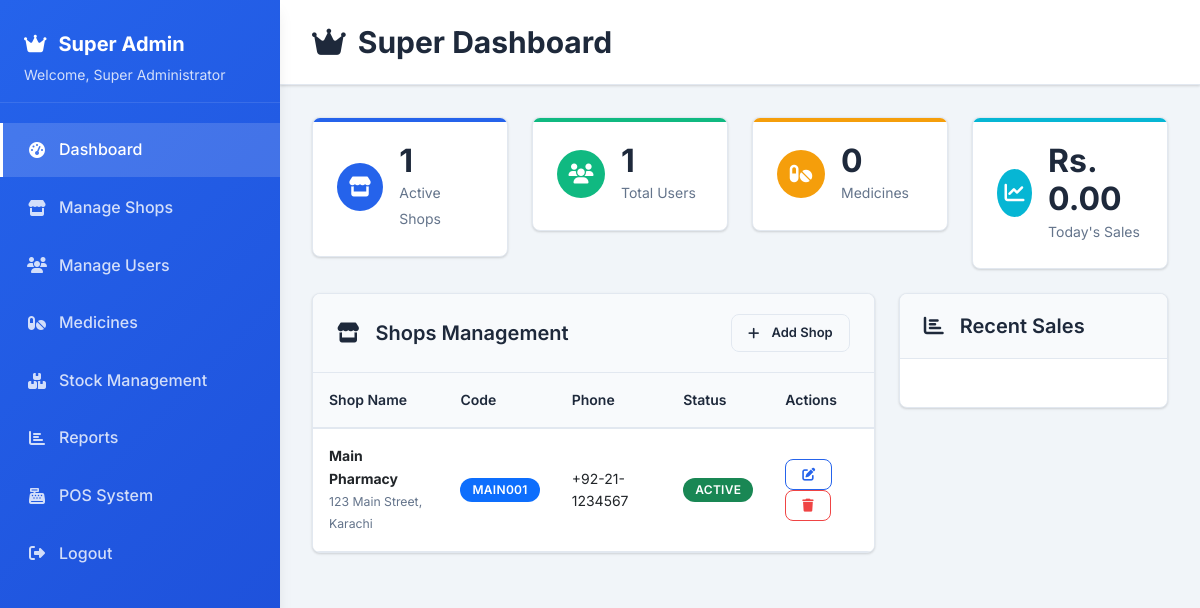
The page /admin/super_dashboard.php (signed in) on the database its author committed.
### tables this page shows
CREATE TABLE shops (
    id INT PRIMARY KEY AUTO_INCREMENT,
    name VARCHAR(200) NOT NULL,
    code VARCHAR(20) UNIQUE NOT NULL,
    address TEXT,
    phone VARCHAR(20),
    email VARCHAR(100),
    license_number VARCHAR(100),
    tax_number VARCHAR(100),
    is_active BOOLEAN DEFAULT TRUE,
    created_at TIMESTAMP DEFAULT CURRENT_TIMESTAMP,
    updated_at TIMESTAMP DEFAULT CURRENT_TIMESTAMP ON UPDATE CURRENT_TIMESTAMP
);

### config/centralized_db.php (called while the page is built, shortened)
<?php
class CentralizedDatabase {
    private $connection;
    private static $instance = null;
    private function __construct() {
        try {
            $this->connection = new PDO(
                "mysql:host=" . DB_HOST . ";dbname=" . DB_NAME . ";charset=utf8mb4",
                DB_USER,
                DB_PASS,
                [
                    PDO::ATTR_ERRMODE => PDO::ERRMODE_EXCEPTION,
                    PDO::ATTR_DEFAULT_FETCH_MODE => PDO::FETCH_ASSOC,
                    PDO::ATTR_EMULATE_PREPARES => false,
                    PDO::MYSQL_ATTR_INIT_COMMAND => "SET NAMES utf8mb4"
                ]
            );
        } catch(PDOException $e) {
            die("Database connection failed: " . $e->getMessage());
        }
    }
    public static function getInstance() {
        if (self::$instance === null) {
            self::$instance = new self();
        }
        return self::$instance;
    }
    public function query($sql, $params = []) {
        $stmt = $this->connection->prepare($sql);
        $stmt->execute($params);
        return $stmt;
    }
}
$db = CentralizedDatabase::getInstance();
?>

### admin/super_dashboard.php (the view, shortened to what this page needs)
<?php
require_once '../config/centralized_db.php';
require_once '../includes/centralized_auth.php';
require_once '../includes/admin_layout.php';
$stats = [
    'total_shops' => $db->query("SELECT COUNT(*) FROM shops WHERE is_active = 1")->fetchColumn(),
    'total_users' => $db->query("SELECT COUNT(*) FROM users WHERE is_active = 1")->fetchColumn(),
    'total_medicines' => $db->query("SELECT COUNT(*) FROM medicines WHERE is_active = 1")->fetchColumn(),
    'today_sales' => $db->query("SELECT COALESCE(SUM(total_amount), 0) FROM sales WHERE DATE(sale_date) = CURDATE()")->fetchColumn()
];
$shops = $db->query("SELECT * FROM shops WHERE is_active = 1 ORDER BY name")->fetchAll();
?>
<div class="row mb-4">
    <div class="col-md-3">
        <div class="stat-card primary">
            <div class="d-flex align-items-center">
                <div class="stat-icon me-3">
                    <i class="fas fa-store"></i>
                </div>
                <div>
                    <h3 class="mb-0"><?= $stats['total_shops'] ?></h3>
                    <small class="text-muted">Active Shops</small>
                </div>
            </div>
        </div>
    </div>
    <div class="col-md-3">
        <div class="stat-card success">
            <div class="d-flex align-items-center">
                <div class="stat-icon me-3">
                    <i class="fas fa-users"></i>
                </div>
                <div>
                    <h3 class="mb-0"><?= $stats['total_users'] ?></h3>
                    <small class="text-muted">Total Users</small>
                </div>
            </div>
        </div>
    </div>
    <div class="col-md-3">
        <div class="stat-card warning">
            <div class="d-flex align-items-center">
                <div class="stat-icon me-3">
                    <i class="fas fa-pills"></i>
                </div>
                <div>
                    <h3 class="mb-0"><?= $stats['total_medicines'] ?></h3>
                    <small class="text-muted">Medicines</small>
                </div>
            </div>
        </div>
    </div>
    <div class="col-md-3">
        <div class="stat-card info">
            <div class="d-flex align-items-center">
                <div class="stat-icon me-3">
                    <i class="fas fa-chart-line"></i>
                </div>
                <div>
                    <h3 class="mb-0">Rs. <?= number_format($stats['today_sales'], 2) ?></h3>
                    <small class="text-muted">Today's Sales</small>
                </div>
            </div>
        </div>
    </div>
</div>
<div class="row">
    <div class="col-md-8">
        <div class="content-card">
            <div class="card-header d-flex justify-content-between align-items-center">
                <h5 class="mb-0">
                    <i class="fas fa-store me-2"></i>
                    Shops Management
                </h5>
                <button class="btn btn-light btn-sm" onclick="openShopModal()">
                    <i class="fas fa-plus me-1"></i> Add Shop
                </button>
            </div>
            <div class="card-body p-0">
                <div class="table-responsive">
                    <table class="table table-modern mb-0">
                        <thead>
                            <tr>
                                <th>Shop Name</th>
                                <th>Code</th>
                                <th>Phone</th>
                                <th>Status</th>
                                <th>Actions</th>
                            </tr>
                        </thead>
                        <tbody>
                            <?php foreach ($shops as $shop): ?>
                            <tr>
                                <td>
                                    <strong><?= htmlspecialchars($shop['name']) ?></strong><br>
                                    <small class="text-muted"><?= htmlspecialchars($shop['address']) ?></small>
                                </td>
                                <td><span class="badge bg-primary"><?= htmlspecialchars($shop['code']) ?></span></td>
                                <td><?= htmlspecialchars($shop['phone']) ?></td>
                                <td>
                                    <span class="badge bg-success">Active</span>
                                </td>
                                <td>
                                    <button class="btn btn-sm btn-outline-primary me-1" onclick="editShop(<?= $shop['id'] ?>)">
                                        <i class="fas fa-edit"></i>
                                    </button>
                                    <button class="btn btn-sm btn-outline-danger" onclick="deleteShop(<?= $shop['id'] ?>)">
                                        <i class="fas fa-trash"></i>
                                    </button>
                                </td>
                            </tr>
                            <?php endforeach; ?>
                        </tbody>
                    </table>
                </div>
            </div>
        </div>
    </div>
    <div class="col-md-4">
        <div class="content-card">
            <div class="card-header">
                <h5 class="mb-0">
                    <i class="fas fa-chart-bar me-2"></i>
                    Recent Sales
                </h5>
            </div>
            <div class="card-body">
            </div>
        </div>
    </div>
</div>

### assets/css/admin-modern.css (style rules this page uses)
:root { --primary: #2563eb; --primary-dark: #1d4ed8; --secondary: #64748b; --success: #10b981; --warning: #f59e0b; --danger: #ef4444; --info: #06b6d4; --light: #f8fafc; --dark: #1e293b; --white: #ffffff; --border: #e2e8f0; --shadow: 0 1px 3px 0 rgba(0, 0, 0, 0.1), 0 1px 2px 0 rgba(0, 0, 0, 0.06); --shadow-lg: 0 10px 15px -3px rgba(0, 0, 0, 0.1), 0 4px 6px -2px rgba(0, 0, 0, 0.05); --gradient: linear-gradient(135deg, var(--primary) 0%, var(--primary-dark) 100%); --border-radius: 8px; --transition: all 0.2s ease; }
* { box-sizing: border-box; }
body { font-family: 'Inter', -apple-system, BlinkMacSystemFont, 'Segoe UI', Roboto, sans-serif; background: #f1f5f9; color: var(--dark); line-height: 1.6; margin: 0; padding: 0; }
.content-card { background: var(--white); border-radius: var(--border-radius); box-shadow: var(--shadow); border: 1px solid var(--border); margin-bottom: 1.5rem; overflow: hidden; }
.card-header { padding: 1.25rem 1.5rem; border-bottom: 1px solid var(--border); background: var(--light); display: flex; align-items: center; justify-content: between; }
.card-header h5 { margin: 0; font-weight: 600; color: var(--dark); display: flex; align-items: center; gap: 0.5rem; }
.card-body { padding: 1.5rem; }
.stat-card { background: var(--white); border-radius: var(--border-radius); padding: 1.5rem; box-shadow: var(--shadow); border: 1px solid var(--border); transition: var(--transition); position: relative; overflow: hidden; }
.stat-card::before { content: ''; position: absolute; top: 0; left: 0; right: 0; height: 4px; background: var(--primary); }
.stat-card.primary::before { background: var(--primary); }
.stat-card.success::before { background: var(--success); }
.stat-card.warning::before { background: var(--warning); }
.stat-card.info::before { background: var(--info); }
.stat-icon { width: 48px; height: 48px; border-radius: 50%; display: flex; align-items: center; justify-content: center; font-size: 1.25rem; color: var(--white); }
.stat-card.primary .stat-icon { background: var(--primary); }
.stat-card.success .stat-icon { background: var(--success); }
.stat-card.warning .stat-icon { background: var(--warning); }
.stat-card.info .stat-icon { background: var(--info); }
.stat-card h3 { font-size: 2rem; font-weight: 700; margin: 0; color: var(--dark); }
.btn { padding: 0.75rem 1.5rem; border-radius: var(--border-radius); font-weight: 600; font-size: 0.875rem; border: none; cursor: pointer; transition: var(--transition); display: inline-flex; align-items: center; gap: 0.5rem; text-decoration: none; }
.btn-light { background: var(--light); color: var(--dark); border: 1px solid var(--border); }
.btn-outline-primary { background: transparent; color: var(--primary); border: 1px solid var(--primary); }
.btn-outline-danger { background: transparent; color: var(--danger); border: 1px solid var(--danger); }
.btn-sm { padding: 0.5rem 1rem; font-size: 0.8125rem; }
.table-modern { width: 100%; border-collapse: collapse; font-size: 0.875rem; }
.table-modern th { background: var(--light); padding: 1rem; text-align: left; font-weight: 600; color: var(--dark); border-bottom: 2px solid var(--border); }
.table-modern td { padding: 1rem; border-bottom: 1px solid var(--border); vertical-align: middle; }
.badge { padding: 0.375rem 0.75rem; border-radius: 9999px; font-size: 0.75rem; font-weight: 600; text-transform: uppercase; letter-spacing: 0.025em; }
.bg-primary { background: var(--primary); color: var(--white); }
.bg-success { background: var(--success); color: var(--white); }
.text-muted { color: var(--secondary) !important; }
.mb-0 { margin-bottom: 0 !important; }
.mb-4 { margin-bottom: 1.5rem !important; }
.me-1 { margin-right: 0.25rem !important; }
.me-2 { margin-right: 0.5rem !important; }
.me-3 { margin-right: 1rem !important; }
.p-0 { padding: 0 !important; }
.d-flex { display: flex !important; }
.align-items-center { align-items: center !important; }
.justify-content-between { justify-content: space-between !important; }
.table-responsive { overflow-x: auto; }
.row { display: flex; flex-wrap: wrap; margin: 0 -0.75rem; }
.col-md-3 { flex: 0 0 25%; max-width: 25%; padding: 0 0.75rem; }
.col-md-4 { flex: 0 0 33.333333%; max-width: 33.333333%; padding: 0 0.75rem; }
.col-md-8 { flex: 0 0 66.666667%; max-width: 66.666667%; padding: 0 0.75rem; }

### includes/admin_layout.php (style rules this page uses)
body { margin: 0; padding: 0; }

### rows shown on the page
shops: name "Main Pharmacy", address "123 Main Street, Karachi", code "MAIN001", phone "+92-21-1234567"

### other values the page prints
$user['full_name'] "Super Administrator"
$pageTitle "Super Dashboard"
$stats['total_shops'] "1"
$stats['total_users'] "1"
$stats['total_medicines'] "0"
$stats['today_sales'] "0.00"
